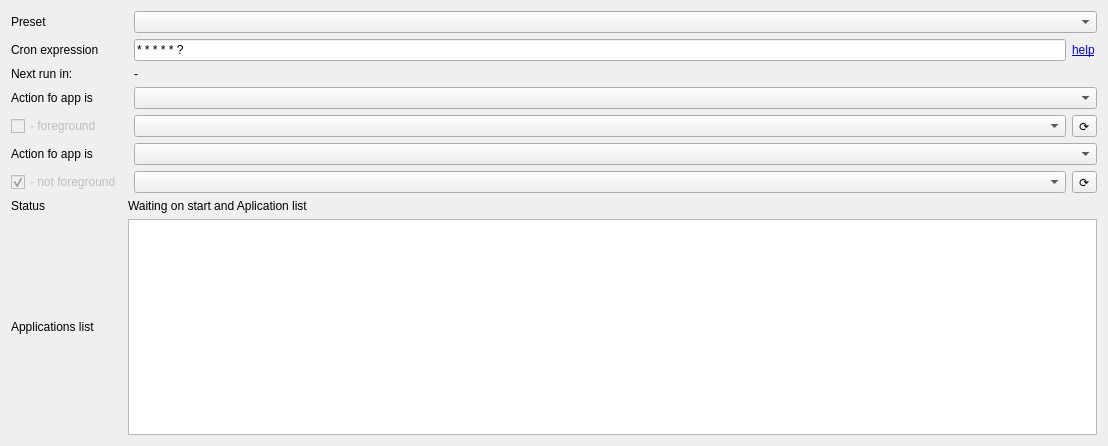
<?xml version="1.0" encoding="UTF-8"?>
<ui version="4.0">
 <class>ScheduledTask</class>
 <widget class="QWidget" name="ScheduledTask">
  <property name="geometry">
   <rect>
    <x>0</x>
    <y>0</y>
    <width>1108</width>
    <height>446</height>
   </rect>
  </property>
  <property name="windowTitle">
   <string>Form</string>
  </property>
  <layout class="QGridLayout" name="gridLayout">
   <item row="8" column="0">
    <widget class="QLabel" name="label_7">
     <property name="text">
      <string>Applications list</string>
     </property>
    </widget>
   </item>
   <item row="6" column="0">
    <widget class="QCheckBox" name="check_action2">
     <property name="enabled">
      <bool>false</bool>
     </property>
     <property name="text">
      <string>- not foreground</string>
     </property>
     <property name="checked">
      <bool>true</bool>
     </property>
    </widget>
   </item>
   <item row="1" column="3">
    <widget class="QLabel" name="label">
     <property name="text">
      <string>&lt;a href=&quot;https://github.com/PerMalmberg/libcron#supported-formatting&quot;&gt;help&lt;/a&gt;</string>
     </property>
     <property name="textFormat">
      <enum>Qt::RichText</enum>
     </property>
     <property name="openExternalLinks">
      <bool>true</bool>
     </property>
    </widget>
   </item>
   <item row="6" column="2">
    <widget class="QComboBox" name="sub_action2"/>
   </item>
   <item row="7" column="0">
    <widget class="QLabel" name="label_8">
     <property name="text">
      <string>Status</string>
     </property>
    </widget>
   </item>
   <item row="8" column="1" colspan="3">
    <widget class="QPlainTextEdit" name="appslist"/>
   </item>
   <item row="6" column="3">
    <widget class="QToolButton" name="reload_sub_actions2">
     <property name="text">
      <string>⟳</string>
     </property>
    </widget>
   </item>
   <item row="3" column="2" colspan="2">
    <widget class="QComboBox" name="action"/>
   </item>
   <item row="5" column="0">
    <widget class="QLabel" name="label_6">
     <property name="text">
      <string>Action fo app is</string>
     </property>
    </widget>
   </item>
   <item row="4" column="2">
    <widget class="QComboBox" name="sub_action"/>
   </item>
   <item row="7" column="1" colspan="2">
    <widget class="QLabel" name="statusapps">
     <property name="text">
      <string>&lt;html&gt;&lt;head/&gt;&lt;body&gt;&lt;p&gt;Waiting on start and Aplication list&lt;/p&gt;&lt;/body&gt;&lt;/html&gt;</string>
     </property>
     <property name="wordWrap">
      <bool>true</bool>
     </property>
    </widget>
   </item>
   <item row="1" column="0">
    <widget class="QLabel" name="label_3">
     <property name="text">
      <string>Cron expression</string>
     </property>
    </widget>
   </item>
   <item row="2" column="2">
    <widget class="QLabel" name="next_run">
     <property name="text">
      <string>-</string>
     </property>
    </widget>
   </item>
   <item row="4" column="3">
    <widget class="QToolButton" name="reload_sub_actions">
     <property name="toolTip">
      <string>Reload profile list</string>
     </property>
     <property name="text">
      <string>⟳</string>
     </property>
    </widget>
   </item>
   <item row="1" column="2">
    <widget class="QLineEdit" name="cron_line">
     <property name="toolTip">
      <string>Cron expression</string>
     </property>
     <property name="text">
      <string>* * * * * ?</string>
     </property>
    </widget>
   </item>
   <item row="4" column="0">
    <widget class="QCheckBox" name="check_action">
     <property name="enabled">
      <bool>false</bool>
     </property>
     <property name="text">
      <string>- foreground</string>
     </property>
     <property name="checked">
      <bool>false</bool>
     </property>
    </widget>
   </item>
   <item row="0" column="2" colspan="2">
    <widget class="QComboBox" name="cron_presets"/>
   </item>
   <item row="2" column="0">
    <widget class="QLabel" name="label_5">
     <property name="text">
      <string>Next run in:</string>
     </property>
    </widget>
   </item>
   <item row="5" column="2" colspan="2">
    <widget class="QComboBox" name="action2"/>
   </item>
   <item row="3" column="0">
    <widget class="QLabel" name="label_4">
     <property name="text">
      <string>Action fo app is</string>
     </property>
    </widget>
   </item>
   <item row="0" column="0">
    <widget class="QLabel" name="label_2">
     <property name="text">
      <string>Preset</string>
     </property>
    </widget>
   </item>
  </layout>
 </widget>
 <resources/>
 <connections/>
</ui>
